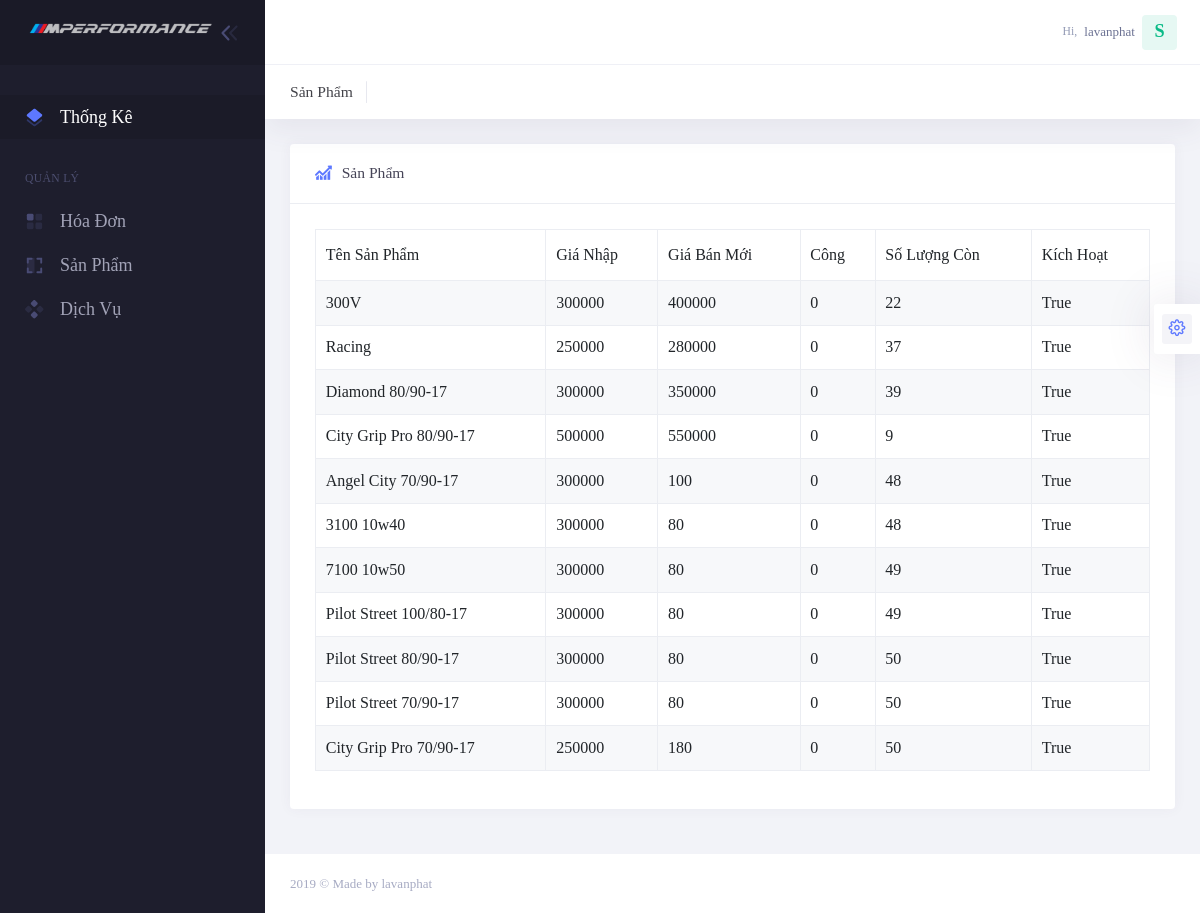
The app's page /manage/product (signed in) with its own data.
### product/models.py (models this page shows, shortened)
class Product(models.Model):
    Brand = models.ForeignKey(Brand, on_delete=models.CASCADE, verbose_name='Thương Hiệu',related_name='product')
    Category = models.ForeignKey(Category, on_delete=models.CASCADE, verbose_name='Loại', blank=True, null=True,related_name='product')
    title = models.CharField(max_length=255, verbose_name='Tên Sản Phẩm')
    slug = models.SlugField(verbose_name='Từ Khóa Sản Phẩm', unique=True, blank=True)
    Price_Import = models.DecimalField(verbose_name='Giá Nhập Hàng', decimal_places=0, max_digits=10)
    Price_Old = models.DecimalField(verbose_name='Giá Bán ', decimal_places=0, max_digits=10)
    Price_New = models.DecimalField(verbose_name='Giá Khuyến Mãi', decimal_places=0, max_digits=10)
    Wage = models.DecimalField(verbose_name='Tiền Công', decimal_places=0, max_digits=10)
    Quality = models.IntegerField(verbose_name='Số Lượng Còn')
    Decription = models.TextField(verbose_name='Mô Tả')
    Date_Create = models.DateTimeField(auto_now_add=True, verbose_name='Ngày Tạo')
    Date_Update = models.DateTimeField(auto_now=True, verbose_name='Ngày Sửa')
    Active = models.BooleanField(default=True, verbose_name='Kích Hoạt')
    class Meta:
        verbose_name_plural = 'Sản Phẩm'

### product/views.py (the view)
# urls.py: path('manage/', include('product.urls') ),
@login_required
def product(request):
    product_list = Product.objects.all()
    context = {
        'product': product_list
    }
    return render(request, 'product.html', context)

### product/templates/product.html (shortened to what this page needs)
{% extends 'base.html' %}
{% load static %}
{% block content %}
            <div class="kt-grid__item kt-grid__item--fluid kt-grid kt-grid--hor">
                <div class="kt-subheader   kt-grid__item" id="kt_subheader">
                    <div class="kt-subheader__main">
                        <h3 class="kt-subheader__title">Sản Phẩm</h3>
                    </div>
                </div>
    <div class="kt-content  kt-grid__item kt-grid__item--fluid" id="kt_content">
        <div class="kt-portlet kt-portlet--mobile">
            <div class="kt-portlet__head kt-portlet__head--lg">
                <div class="kt-portlet__head-label">
										<span class="kt-portlet__head-icon">
											<i class="kt-font-brand flaticon2-line-chart"></i>
										</span>
                    <h3 class="kt-portlet__head-title">
                        Sản Phẩm
                    </h3>
                </div>
            </div>
            <div class="kt-portlet__body">
                <table class="table table-striped table-bordered" id="kt_table_1" style="font-size: medium">
                    <thead>
                    <tr >
                        <th>Tên Sản Phẩm</th>
                        <th>Giá Nhập</th>
                        <th>Giá Bán Mới</th>
                        <th>Công</th>
                        <th>Số Lượng Còn</th>
                        <th>Kích Hoạt</th>
                    </tr>
                    </thead>
                    <tbody>
                    {% for foo in product %}
                    <tr >
                        <td>{{ foo.title }}</td>
                        <td>{{ foo.Price_Import }}</td>
                        <td>{{ foo.Price_New }}</td>
                        <td>{{ foo.Wage }}</td>
                        <td>{{ foo.Quality }}</td>
                        <td >{{ foo.Active }}</td>
                    </tr>
                    {% endfor %}
                    </tbody>
                </table>
            </div>
        </div>
    </div>
{% endblock %}

### templates/base.html (shortened to what this page needs)
{% load static %}
<!DOCTYPE html>
<html lang="en">
<head>
    {% include 'css.html' %}
</head>
<body class="kt-quick-panel--right kt-demo-panel--right kt-offcanvas-panel--right kt-header--fixed kt-header-mobile--fixed kt-subheader--fixed kt-subheader--enabled kt-subheader--solid kt-aside--enabled kt-aside--fixed kt-page--loading">
<div class="kt-grid kt-grid--hor kt-grid--root">
    <div class="kt-grid__item kt-grid__item--fluid kt-grid kt-grid--ver kt-page">
        <div class="kt-aside  kt-aside--fixed  kt-grid__item kt-grid kt-grid--desktop kt-grid--hor-desktop"
             id="kt_aside">
            <div class="kt-aside__brand kt-grid__item " id="kt_aside_brand">
                <div class="kt-aside__brand-logo">
                    <a href="{% url 'home' %}">
                        <img width="100%" height="100%" alt="Logo"
                             src="{% static './assets/media/mperformance.png' %}"/>
                    </a>
                </div>
                <div class="kt-aside__brand-tools">
                    <button class="kt-aside__brand-aside-toggler" id="kt_aside_toggler">
								<span></span>
                    </button>
                </div>
            </div>
            <div class="kt-aside-menu-wrapper kt-grid__item kt-grid__item--fluid" id="kt_aside_menu_wrapper">
                <div id="kt_aside_menu" class="kt-aside-menu " data-ktmenu-vertical="1" data-ktmenu-scroll="1"
                     data-ktmenu-dropdown-timeout="500">
                    <ul class="kt-menu__nav ">
                        <li class="kt-menu__item  kt-menu__item--active" aria-haspopup="true">
                            <a href="{% url 'home' %}" class="kt-menu__link ">
                                <span class="kt-menu__link-icon">
                                </span>
                                <span class="kt-menu__link-text" style="font-size: large">Thống Kê</span>
                            </a>
                        </li>
                        <li class="kt-menu__section ">
                            <h4 class="kt-menu__section-text">Quản Lý</h4>
                        </li>
                        <li class="kt-menu__item " aria-haspopup="true"><a href="{% url 'bill' %}"
                                                                           class="kt-menu__link "><span
                                class="kt-menu__link-icon"></span><span class="kt-menu__link-text" style="font-size: large">Hóa Đơn</span></a>
                        </li>
                        <li class="kt-menu__item " aria-haspopup="true"><a href="{% url 'product' %}"
                                                                           class="kt-menu__link "><span
                                class="kt-menu__link-icon"></span><span class="kt-menu__link-text" style="font-size: large">Sản Phẩm</span></a>
                        </li>
                        <li class="kt-menu__item " aria-haspopup="true"><a href="{% url 'service' %}"
                                                                           class="kt-menu__link "><span
                                class="kt-menu__link-icon"></span><span class="kt-menu__link-text" style="font-size: large">Dịch Vụ</span></a>
                        </li>
                    </ul>
                </div>
            </div>
        </div>
        <div class="kt-grid__item kt-grid__item--fluid kt-grid kt-grid--hor kt-wrapper" id="kt_wrapper">
            <div id="kt_header" class="kt-header kt-grid__item  kt-header--fixed ">
                <div class="kt-header-menu-wrapper" id="kt_header_menu_wrapper">
                </div>
                <div class="kt-header__topbar">
                    <div class="kt-header__topbar-item kt-header__topbar-item--user">
                        <div class="kt-header__topbar-wrapper" data-toggle="dropdown" data-offset="0px,0px">
                            <div class="kt-header__topbar-user">
                                <span class="kt-header__topbar-welcome kt-hidden-mobile">Hi,</span>
                                <span class="kt-header__topbar-username kt-hidden-mobile">{{ request.user.username }}</span>
                                <span class="kt-badge kt-badge--username kt-badge--unified-success kt-badge--lg kt-badge--rounded kt-badge--bold">S</span>
                            </div>
                        </div>
                    </div>
                </div>
            </div>
                {% block content %}
                {% endblock %}
            </div>
            <div class="kt-footer kt-grid__item kt-grid kt-grid--desktop kt-grid--ver-desktop" id="kt_footer">
                <div class="kt-footer__copyright">
                    2019&nbsp;&copy;&nbsp;<a href="http://keenthemes.com/metronic" target="_blank" class="kt-link">Made
                    by lavanphat</a>
                </div>
            </div>
        </div>
    </div>
</div>
<ul class="kt-sticky-toolbar" style="margin-top: 30px;">
    <li class="kt-sticky-toolbar__item kt-sticky-toolbar__item--brand" data-toggle="kt-tooltip" title="Admin"
        data-placement="left">
        <a href="/admin"><i class="flaticon2-gear"></i></a>
    </li>
</ul>
</body>
</html>

### templates/css.html
{% load static %}
<link href="{% static './assets/css/demo1/pages/general/login/login-1.css' %}" rel="stylesheet" type="text/css"/>
<link href="{% static './assets/vendors/custom/datatables/datatables.bundle.css' %}" rel="stylesheet" type="text/css"/>
<link href="{% static './assets/vendors/general/bootstrap-datepicker/dist/css/bootstrap-datepicker3.css' %}"
      rel="stylesheet" type="text/css"/>
<link href="{% static './assets/vendors/general/select2/dist/css/select2.css' %}" rel="stylesheet" type="text/css"/>
<link href="{% static './assets/vendors/custom/vendors/line-awesome/css/line-awesome.css' %}" rel="stylesheet"
      type="text/css"/>
<link href="{% static './assets/vendors/custom/vendors/flaticon/flaticon.css' %}" rel="stylesheet" type="text/css"/>
<link href="{% static './assets/vendors/custom/vendors/flaticon2/flaticon.css' %}" rel="stylesheet" type="text/css"/>
<link href="{% static './assets/vendors/general/@fortawesome/fontawesome-free/css/all.min.css' %}" rel="stylesheet"
      type="text/css"/>
<link href="{% static './assets/css/demo1/style.bundle.css' %}" rel="stylesheet" type="text/css"/>
<link href="{% static './assets/css/demo1/skins/header/base/light.css' %}" rel="stylesheet" type="text/css"/>
<link href="{% static './assets/css/demo1/skins/brand/dark.css' %}" rel="stylesheet" type="text/css"/>
<link href="{% static './assets/css/demo1/skins/aside/dark.css' %}" rel="stylesheet" type="text/css"/>
<link rel="stylesheet" href="https://cdnjs.cloudflare.com/ajax/libs/font-awclaw/5.10.2/css/all.min.css" />
<link rel="stylesheet" href="https://cdnjs.cloudflare.com/ajax/libs/font-awesome/5.10.2/css/all.min.css" />

### templates/js.html (shortened to what this page needs)
{% load static %}

### static/assets/css/demo1/skins/header/base/light.css (style rules this page uses)
@media (min-width: 1025px) { .kt-header { background-color: #ffffff; border-bottom: 1px solid #eff0f6; } }
.kt-header .kt-header__topbar .kt-header__topbar-item.kt-header__topbar-item--user .kt-header__topbar-user .kt-header__topbar-welcome { -webkit-transition: all 0.3s; transition: all 0.3s; color: #959cb6; }
.kt-header .kt-header__topbar .kt-header__topbar-item.kt-header__topbar-item--user .kt-header__topbar-user .kt-header__topbar-username { -webkit-transition: all 0.3s; transition: all 0.3s; color: #6c7293; }
.kt-header .kt-header__topbar .kt-header__topbar-item.kt-header__topbar-item--user .kt-header__topbar-user .kt-badge.kt-badge--username { height: 35px; width: 35px; font-size: 1.4rem; font-weight: 600; }

### static/assets/css/demo1/skins/brand/dark.css (style rules this page uses)
@media (min-width: 1025px) { .kt-aside__brand { background-color: #1a1a27; -webkit-box-shadow: none; box-shadow: none; } }

### records on screen
Product: title "300V", Price_Import "300000", Price_New "400000", Wage "0", Quality "22", Active "True"
Product: title "Racing", Price_Import "250000", Price_New "280000", Wage "0", Quality "37", Active "True"
Product: title "Diamond 80/90-17", Price_Import "300000", Price_New "350000", Wage "0", Quality "39", Active "True"
Product: title "City Grip Pro 80/90-17", Price_Import "500000", Price_New "550000", Wage "0", Quality "9", Active "True"
Product: title "Angel City 70/90-17", Price_Import "300000", Price_New "100", Wage "0", Quality "48", Active "True"
Product: title "3100 10w40", Price_Import "300000", Price_New "80", Wage "0", Quality "48", Active "True"
Product: title "7100 10w50", Price_Import "300000", Price_New "80", Wage "0", Quality "49", Active "True"
Product: title "Pilot Street 100/80-17", Price_Import "300000", Price_New "80", Wage "0", Quality "49", Active "True"
Product: title "Pilot Street 80/90-17", Price_Import "300000", Price_New "80", Wage "0", Quality "50", Active "True"
Product: title "Pilot Street 70/90-17", Price_Import "300000", Price_New "80", Wage "0", Quality "50", Active "True"
Product: title "City Grip Pro 70/90-17", Price_Import "250000", Price_New "180", Wage "0", Quality "50", Active "True"

### other values on screen
{{ request.user.username }} "lavanphat"
